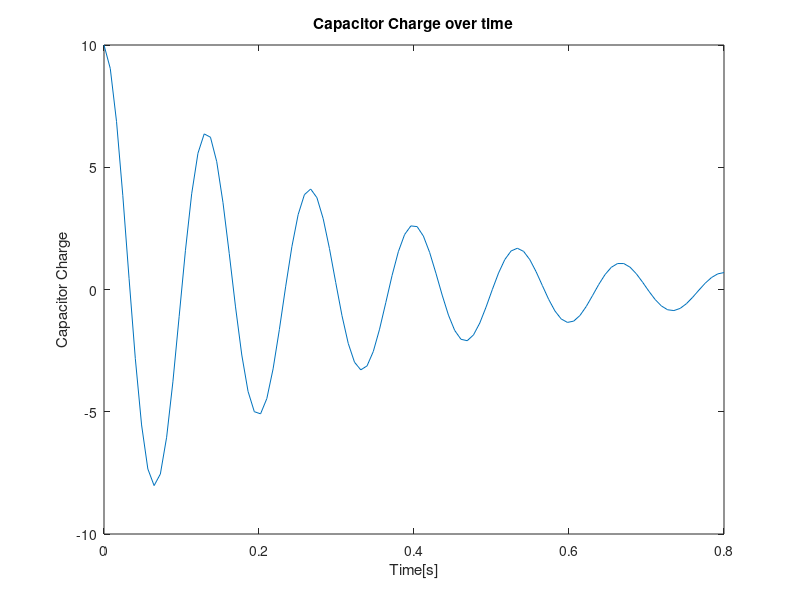

Reproduce this figure in MATLAB.
%Justin Bayer 
%Homwork 1 Problem 9
%8/29/2019


clc; clear;

t=linspace(0,0.8,100);
qO=10;
R=60;
L=9;
C=0.00005;

qt=qO.*exp(-R*t/(2*L)).*cos((sqrt((1/(L*C))-((R/(2*L))^2)))*t);


plot(t,qt)
xlabel('Time[s]')
ylabel('Capacitor Charge')
title('Capacitor Charge over time')
